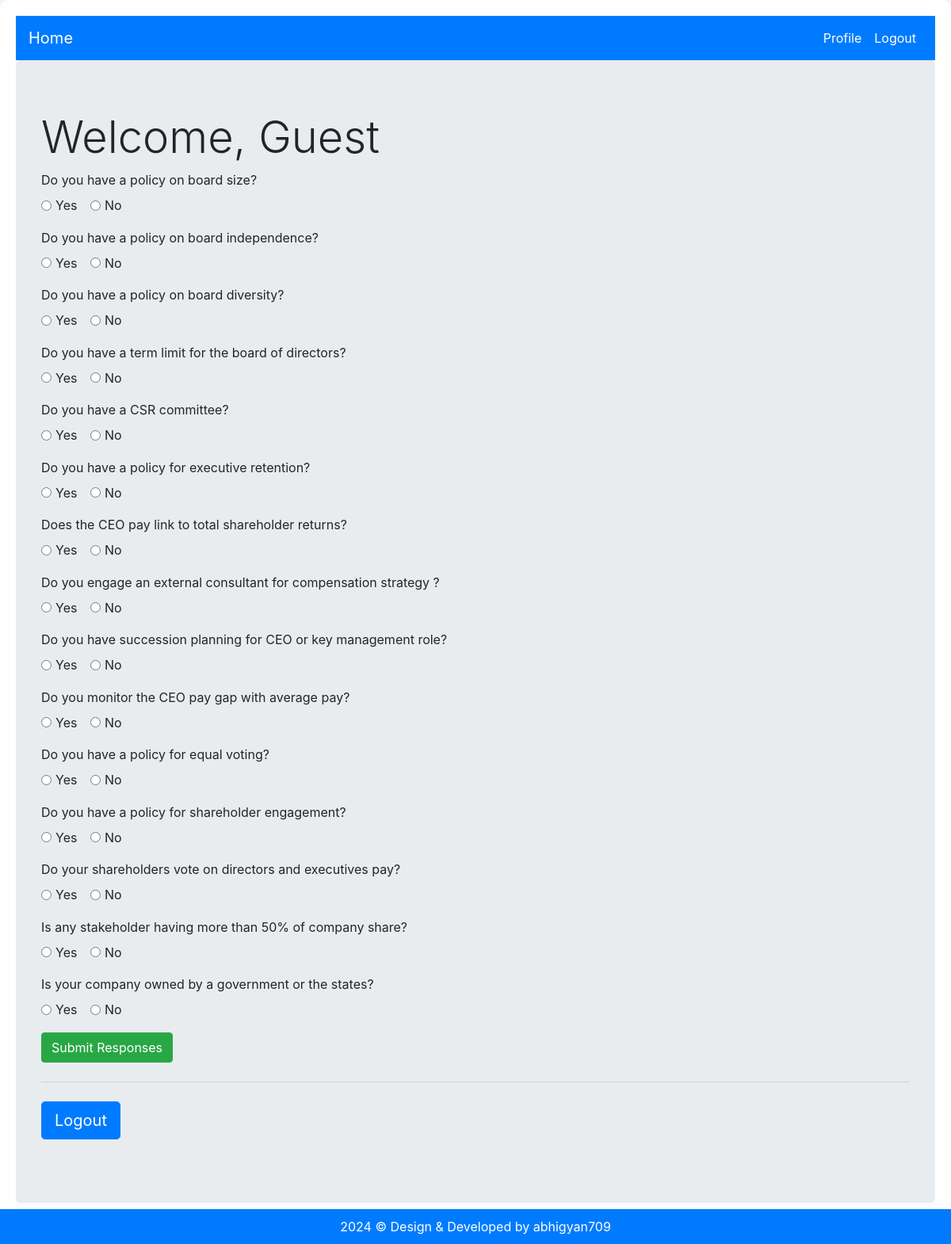
The app's page / (signed in) with its own data.
### users/models.py (models this page shows, shortened)
class Question(models.Model):
    text = models.CharField(max_length=255, verbose_name='Question Text')
    is_active = models.BooleanField(default=True, verbose_name='Is Question Active?')

### users/views.py (the view, shortened to what this page needs)
# urls.py: path('', home, name='home'),
@login_required
def home(request):
    questions = Question.objects.filter(is_active=True)
    response_form = ResponseForm()
    return render(request, 'users/home.html', {'questions': questions, 'response_form': response_form, 'user': request.user})

### users/forms.py
class ResponseForm(forms.ModelForm):
    class Meta:
        model = UserResponse
        fields = ['answer']

### users/templates/users/home.html (shortened to what this page needs)
{% extends "users/base.html" %}
{% block content %}
    <div class="jumbotron">
        <h1 class="display-4">Welcome, {{user.first_name.title|default:'Guest'}}</h1>
        <form id="questionForm" action="{% url 'respond_to_question' %}" method="POST" class="needs-validation" novalidate>
            <div class="form-container">
                {% for question in questions %}
                    <div class="mb-3 question">
                        <label class="question-text">{{ question.text }}</label><br>
                        <div class="form-check form-check-inline">
                            <input type="radio" class="form-check-input" name="response_{{ question.id }}" id="true_{{ question.id }}" value="True" required>
                            <label class="form-check-label" for="true_{{ question.id }}">Yes</label>
                        </div>
                        <div class="form-check form-check-inline">
                            <input type="radio" class="form-check-input" name="response_{{ question.id }}" id="false_{{ question.id }}" value="False" required>
                            <label class="form-check-label" for="false_{{ question.id }}">No</label>
                        </div>
                    </div>
                {% endfor %}
            </div>
            <div class="buttons">
                <button type="submit" class="btn btn-success" id="submitBtn">Submit Responses</button>
            </div>
        </form>
        <hr class="my-4">
        <p class="lead">
            {% if user.is_authenticated %}
                <a class="btn btn-primary btn-lg" href="{% url 'logout' %}" role="button">Logout</a>
            {% else %}
                <a class="btn btn-primary btn-lg" href="{% url 'login' %}" role="button">Sign in</a>
            {% endif %}
        </p>
    </div>
{% endblock content %}

### users/templates/users/base.html (style rules this page uses)
body { background-color: #f8f9fa; }

### records on screen
Question: text "Do you have a policy on board size?"
Question: text "Do you have a policy on board independence?"
Question: text "Do you have a policy on board diversity?"
Question: text "Do you have a term limit for the board of directors?"
Question: text "Do you have a CSR committee?"
Question: text "Do you have a policy for executive retention?"
Question: text "Does the CEO pay link to total shareholder returns?"
Question: text "Do you engage an external consultant for compensation strategy ?"
Question: text "Do you have succession planning for CEO or key management role?"
Question: text "Do you monitor the CEO pay gap with average pay?"
Question: text "Do you have a policy for equal voting?"
Question: text "Do you have a policy for shareholder engagement?"
Question: text "Do your shareholders vote on directors and executives pay?"
Question: text "Is any stakeholder having more than 50% of company share?"
Question: text "Is your company owned by a government or the states?"

### other values on screen
{{ user.first_name.title|default:'Guest' }} "Guest"
